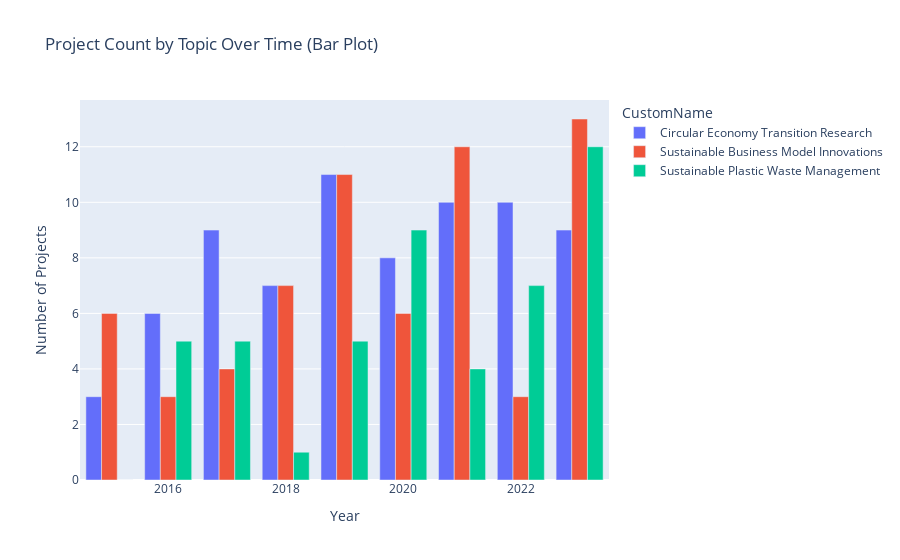
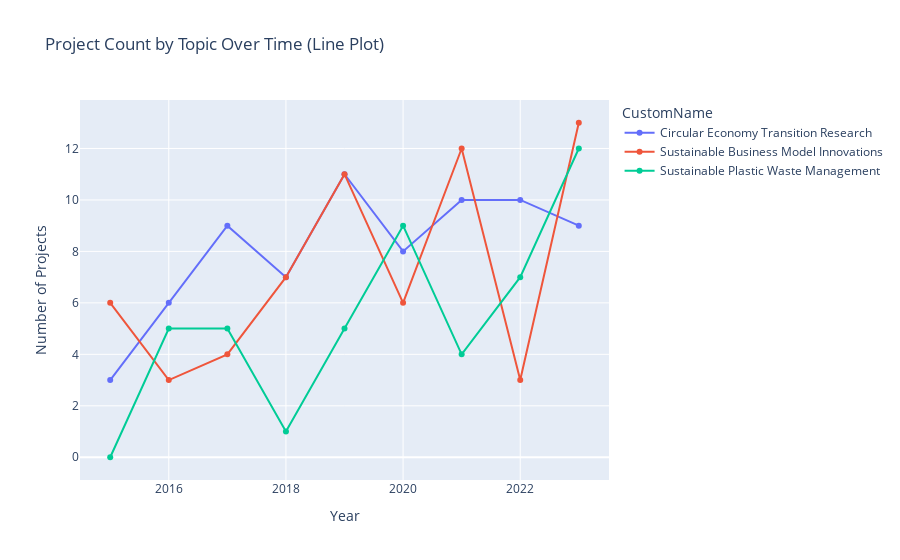

These figures' notebook cell, in order:
### Markdown cell above
#### **PROJECT COUNT OVER TIME** <a class="anchor" id="project_count"></a>

### Code cell
# Convert 'start_date' to datetime format
df_projects['start_date'] = pd.to_datetime(df_projects['start_date'])

# Filter data
filtered_data = df_projects[(df_projects['start_date'].dt.year >= START_YEAR) &
                            (df_projects['start_date'].dt.year <= END_YEAR) &
                            (df_projects['Topic'].isin(TOPICS))]

# Group data by year and topic
grouped_data = filtered_data.groupby([filtered_data['start_date'].dt.year, 'Topic'])['project_id'].count().unstack(fill_value=0)

# Ensure all years are included in the index
all_years = pd.Index(range(START_YEAR, END_YEAR + 1), name='Year')
grouped_data = grouped_data.reindex(all_years, fill_value=0)

# Create the bar plot
bar_fig = go.Figure()

# Create the line plot
line_fig = go.Figure()

# Get cluster representations for topic labels
topic_data = filtered_data.drop_duplicates(subset=['Topic'])

for topic in SELECTED_TOPIC_IDS:
    if topic in grouped_data.columns:
        representation = topic_data.loc[topic_data['Topic'] == topic, 'CustomName'].iloc[0]
        if isinstance(representation, list):
            representation = ', '.join(representation)
        
        # Adding trace to bar plot
        bar_fig.add_trace(go.Bar(
            x=grouped_data.index,
            y=grouped_data[topic],
            name=representation
        ))
        
        # Adding trace to line plot
        line_fig.add_trace(go.Scatter(
            x=grouped_data.index,
            y=grouped_data[topic],
            name=representation,
            mode='lines+markers'
        ))

# Update layout for the bar plot
bar_fig.update_layout(
    title='Project Count by Topic Over Time (Bar Plot)',
    xaxis_title='Year',
    yaxis_title='Number of Projects',
    barmode='group',
    legend_title='CustomName'
)

# Update layout for the line plot
line_fig.update_layout(
    title='Project Count by Topic Over Time (Line Plot)',
    xaxis_title='Year',
    yaxis_title='Number of Projects',
    legend_title='CustomName'
)

# Show the bar plot
bar_fig.show()

# Show the line plot
line_fig.show()

if SAVE_PLOTS is True:
    # Ensure the directory exists
    directory = "saved_plots"
    if not os.path.exists(directory):
        os.makedirs(directory)

    # Format the current time as a string suitable for filenames
    timestamp = datetime.now().strftime("%Y%m%d_%H%M%S")
    bar_filename = f"{directory}/bar_plot_{timestamp}.png"
    line_filename = f"{directory}/line_plot_{timestamp}.png"

    # Save the bar plot image
    bar_fig.write_image(bar_filename, width=1280, height=720, scale=2)

    # Save the line plot image
    line_fig.write_image(line_filename, width=1280, height=720, scale=2)

### Figure 1 — Plotly figure (JSON) as saved in the notebook; plotly's stock layout.template omitted (floating-point values rounded to 4 significant figures)
{"data": [{"name": "Circular Economy Transition Research", "type": "bar", "x": [2015, 2016, 2017, 2018, 2019, 2020, 2021, 2022, 2023], "y": [3, 6, 9, 7, 11, 8, 10, 10, 9]}, {"name": "Sustainable Business Model Innovations", "type": "bar", "x": [2015, 2016, 2017, 2018, 2019, 2020, 2021, 2022, 2023], "y": [6, 3, 4, 7, 11, 6, 12, 3, 13]}, {"name": "Sustainable Plastic Waste Management", "type": "bar", "x": [2015, 2016, 2017, 2018, 2019, 2020, 2021, 2022, 2023], "y": [0, 5, 5, 1, 5, 9, 4, 7, 12]}], "layout": {"barmode": "group", "legend": {"title": {"text": "CustomName"}}, "title": {"text": "Project Count by Topic Over Time (Bar Plot)"}, "xaxis": {"title": {"text": "Year"}}, "yaxis": {"title": {"text": "Number of Projects"}}}}

### Figure 2 — Plotly figure (JSON) as saved in the notebook; plotly's stock layout.template omitted (floating-point values rounded to 4 significant figures)
{"data": [{"mode": "lines+markers", "name": "Circular Economy Transition Research", "type": "scatter", "x": [2015, 2016, 2017, 2018, 2019, 2020, 2021, 2022, 2023], "y": [3, 6, 9, 7, 11, 8, 10, 10, 9]}, {"mode": "lines+markers", "name": "Sustainable Business Model Innovations", "type": "scatter", "x": [2015, 2016, 2017, 2018, 2019, 2020, 2021, 2022, 2023], "y": [6, 3, 4, 7, 11, 6, 12, 3, 13]}, {"mode": "lines+markers", "name": "Sustainable Plastic Waste Management", "type": "scatter", "x": [2015, 2016, 2017, 2018, 2019, 2020, 2021, 2022, 2023], "y": [0, 5, 5, 1, 5, 9, 4, 7, 12]}], "layout": {"legend": {"title": {"text": "CustomName"}}, "title": {"text": "Project Count by Topic Over Time (Line Plot)"}, "xaxis": {"title": {"text": "Year"}}, "yaxis": {"title": {"text": "Number of Projects"}}}}
